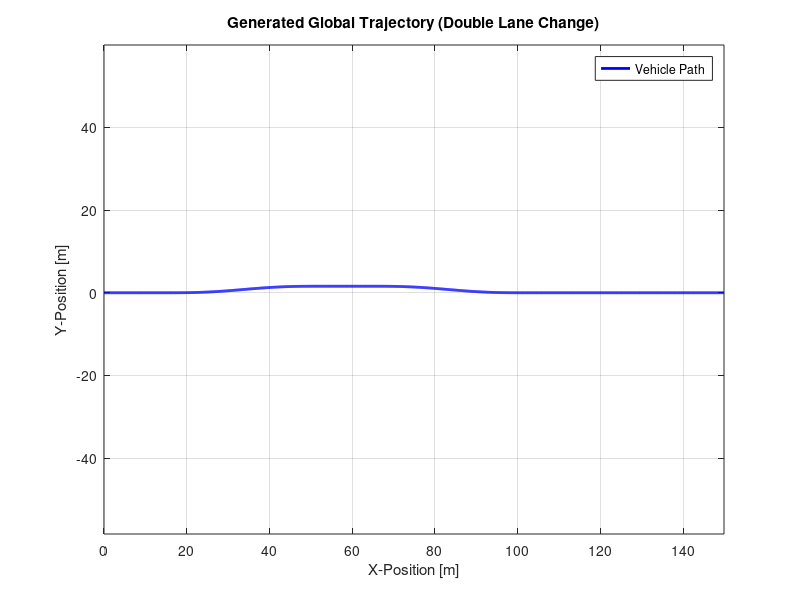
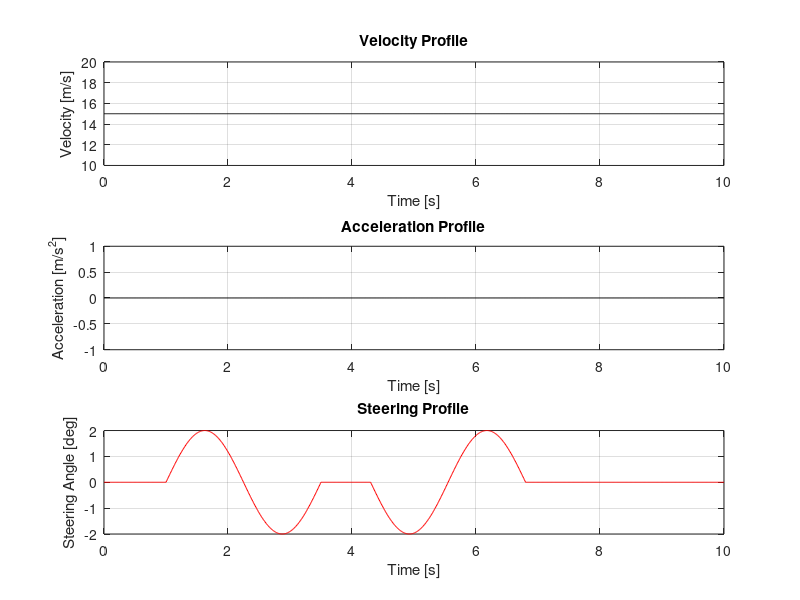

MATLAB code for these plots, in order:
clc; clear; close all;

%% Initial Setting

% Simulation Setting
t_end = 10;
dt = 0.01;
t_road = 0:dt:t_end;

% Vehicle Spectification Setting
Lf = 1.4;
Lr = 1.6;
L = Lf + Lr;

m = 2000;
Jz = 4000; 
Cf = 13500;
Cr = 15100;

V = 15;

%% Vehicle Model Definition(2-Dof Bicycle Model)

A_continuous = [-2*(Cf+Cr)/(m*V), -1-2*(Cf*Lf-Cr*Lr)/(m*V^2);
                -2*(Cf*Lf-Cr*Lr)/Jz, -2*(Cf*Lf^2+Cr*Lr^2)/(Jz*V)];

B_continuous = [(2*Cf)/(m*V), (2*Cr)/(m*V);
                (2*Cf*Lf)/Jz, -(2*Cr*Lr)/Jz];

C_matrix = eye(2);
D_matrix = [0];

sys_c = ss(A_continuous, B_continuous, C_matrix, D_matrix);

% Discretization : ZoH
sys_d = c2d(sys_c, dt, 'zoh');
Ad = sys_d.A;
Bd = sys_d.B;

%% Double Lane Change Scenario Generate

steering_start_time = 1.0;
degree = 2.0;
delta_dot_rad = deg2rad(degree);

delta = zeros(size(t_road));

for k = 1:length(t_road)
    time_now = t_road(k);
    
    if time_now > steering_start_time && time_now <= steering_start_time + 2.5
        delta(k) = delta_dot_rad * sin(pi/2 * (time_now - steering_start_time) / (0.25 * 2.5));
    elseif time_now > steering_start_time + 3.3 && time_now <= steering_start_time + 5.8
        delta(k) = -delta_dot_rad * sin(pi/2 * (time_now - (steering_start_time) + 1.7) / (0.25 * 2.5));
    else
        delta(k) = 0;
    end
end

%% Reference State Generate

% Reference Side Slip angle
x1_ref = ( Lr - (Lf*m*V^2)/(2*Cr*L) ) / ( L + (m*V^2*(Lr*Cr-Lf*Cf))/(2*Cf*Cr*L) ) * delta;

% Reference Yaw Rate
x2_ref = V / ( L + (m*V^2*(Lr*Cr-Lf*Cf))/(2*Cf*Cr*L) ) * delta;

%% Global Trajectory Generate

x_road = zeros(size(t_road));
y_road = zeros(size(t_road));
theta = zeros(size(t_road));

x_road(1) = 0;
y_road(1) = 0;
theta(1) = 0;

for i = 1:length(t_road)-1
    theta(i+1) = theta(i) + x2_ref(i) * dt;

    x_road(i+1) = x_road(i) + V * cos(theta(i+1)) * dt;
    y_road(i+1) = y_road(i) + V * sin(theta(i+1)) * dt;
end

%% Export Profile

fid = fopen('driving_profile.txt', 'w');
for i = 1:length(t_road)
    fprintf(fid, '%f %f %f %f %f %f \n', t_road(i), x_road(i), y_road(i), x1_ref(i), x2_ref(i), delta(i));
end
fclose(fid);

fid = fopen('ref_data.txt', 'w');
for i = 1:length(t_road)
    fprintf(fid, '%f, %f, \n', x1_ref(i), x2_ref(i));
end
fclose(fid);

save('V.mat', 'V');

%% Plot
% Global X-Y Trajectory
figure('Name', 'Global Trajectory');
plot(x_road, y_road, 'b-', 'LineWidth', 2);
title('Generated Global Trajectory (Double Lane Change)');
xlabel('X-Position [m]');
ylabel('Y-Position [m]');
axis equal;
grid on;
legend('Vehicle Path');

% Vehicle State Profiles
figure('Name', 'State Profiles');
% 속도 프로파일
subplot(3, 1, 1);
plot(t_road, ones(size(t_road)) * V, 'k-');
title('Velocity Profile');
xlabel('Time [s]');
ylabel('Velocity [m/s]');
ylim([V-5 V+5]);
grid on;

% 가속도 프로파일
subplot(3, 1, 2);
plot(t_road, zeros(size(t_road)), 'k-');
title('Acceleration Profile');
xlabel('Time [s]');
ylabel('Acceleration [m/s^2]');
ylim([-1 1]);
grid on;

% 조향각 프로파일
subplot(3, 1, 3);
plot(t_road, rad2deg(delta), 'r-');
title('Steering Profile');
xlabel('Time [s]');
ylabel('Steering Angle [deg]');
grid on;